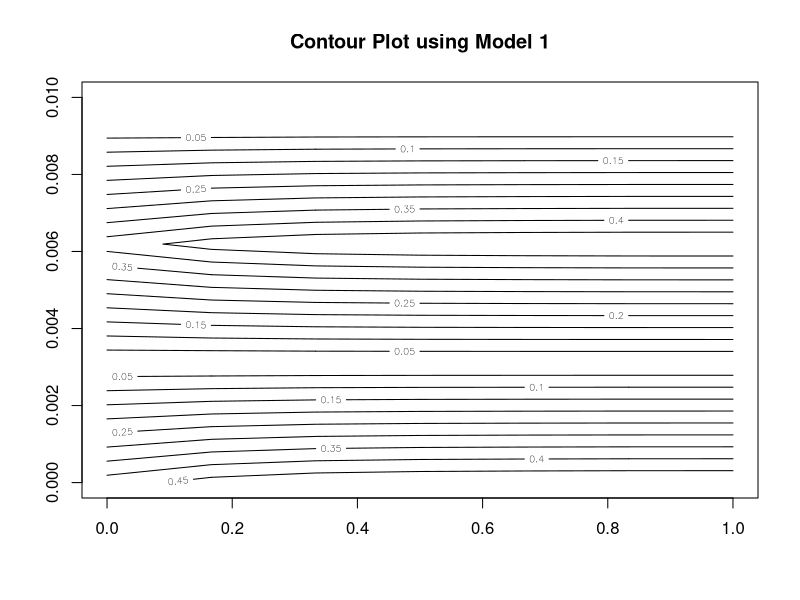
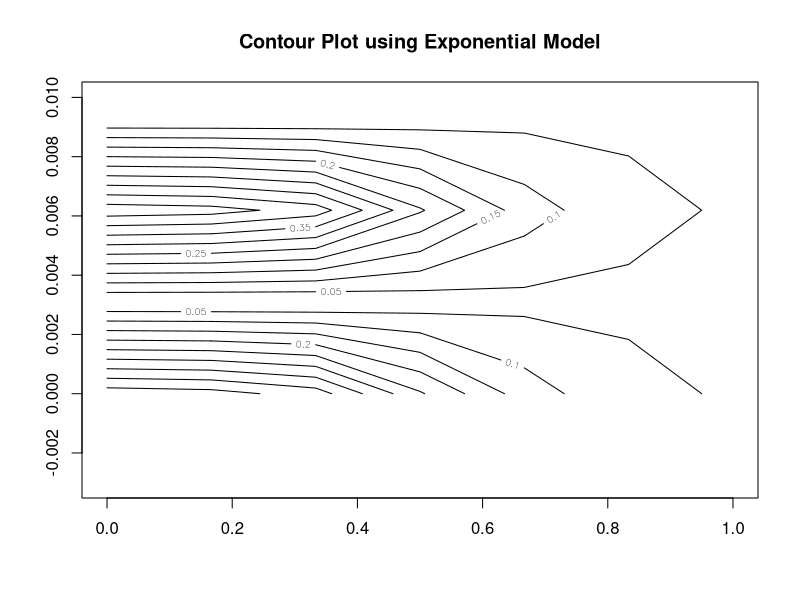

Recreate these plots in R, in order.
### Jessica Miller ###
### ST 758 Project 1 #
### Oct. 25, 2016 ####

# Load dataset
setwd("F:/ST 758/jmmill13ST758")
data <- read.csv("binarydata.csv", header=F)
                 
# Set dimensions
n <- dim(data)[2]
k <- dim(data)[1]

# Create function for model 1
model1 <- function(h, beta) {

  J <- toeplitz(c(0, beta, rep(0, times = n-2)))
  H <- vector()
  for (j in 2:(k-1)) {
    for (i in 1:(k-2)){
      H <- append(H, -sum(J[j,i]*t(as.numeric(data[j,]))%*%as.numeric(data[j+1,])) - sum(h*as.numeric(data[j,])))
    }
  }
  
  pmf <- exp(-H)/sum(exp(-H))
  return(pmf)
  
}

# Create function for model 2
model2 <- function(h, beta) {
  
  J <- toeplitz(c(0, beta, rep(0, times = n-2)))
  H <- vector()
  for (j in 2:(k-1)) {
    for (i in 1:(k-2)){
      H <- append(H, -sum(J[j,i]*t(as.numeric(data[j,]))%*%as.numeric(data[j+1,])) - sum(h*as.numeric(data[j,])))
    }
  }
  
  pmf <- exp(-H)/sum(exp(-H))
  return(pmf)
  
}

# Create function for model 3
model3 <- function(h, beta) {
  
  J <- toeplitz(c(0, beta, rep(0, times = n-2)))
  H <- vector()
  for (j in 2:(k-1)) {
    for (i in 1:(k-2)){
      H <- append(H, -sum(J[j,i]*t(as.numeric(data[j,]))%*%as.numeric(data[j+1,])) - sum(h*as.numeric(data[j,])))
    }
  }
  
  pmf <- exp(-H)/sum(exp(-H))
  return(pmf)
  
}

# Create function for exponential model
modelexp <- function(h, alpha) {
  
  J <- toeplitz(c(0, (n-k)^(-alpha), rep(0, times = n-2)))
  H <- vector()
  for (j in 2:(k-1)) {
    for (i in 1:(k-2)){
      H <- append(H, -sum(J[j,i]*t(as.numeric(data[j,]))%*%as.numeric(data[j+1,])) - sum(h*as.numeric(data[j,])))
    }
  }
  
  pmf <- exp(-H)/sum(exp(-H))
  return(pmf)
  
}

# Initialize function output matrices
one <- matrix(NA, nrow=7, ncol=324)
two <- matrix(NA, nrow=7, ncol=324)
three <- matrix(NA, nrow=7, ncol=324)
exp <- matrix(NA, nrow=7, ncol=324)

# Create various initial beta values to input to each function
betas <- c(.25, .5, 1, 1.5, 2, 3, 5)

# Run Model 1
i <- 1
for (m in betas) {
  ising1 <- model1(h=1, beta=m)
  one[i,] <- ising1
  i <- i + 1
}

# Create various initial alpha values to input to the exponential function
alphas <- c(.25, .5, 1, 1.5, 2, 3, 5)

# Run exponential model
i <- 1
for (m in betas) {
  isingexp <- modelexp(h=1, alpha=m)
  exp[i,] <- isingexp
  i <- i + 1
}

# Create contour plots
contour(one, ylim=c(0,0.01), main="Contour Plot using Model 1")
contour(exp, ylim=c(-0.003,0.01), main="Contour Plot using Exponential Model")

# Run Model 2
i <- 1
for (m in betas) {
  ising2 <- model2(h=1, beta=c(m,m))
  two[i,] <- ising2
  i <- i + 1
}

# Run Model 3
i <- 1
for (m in betas) {
  ising3 <- model3(h=1, beta=c(m,m,m))
  three[i,] <- ising3
  i <- i + 1
}